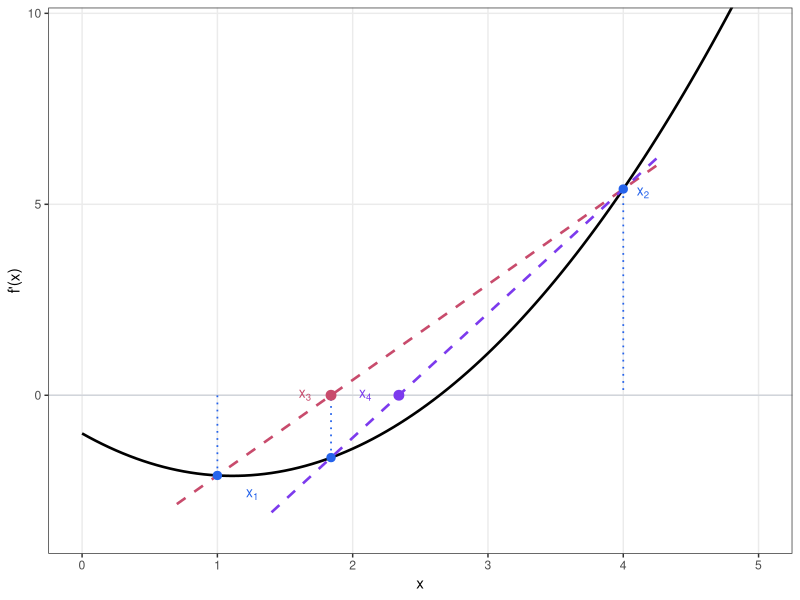

This chart was generated by the following R code:
# Used in: slides/03-univopt/03-further.tex
#
# Two iterations of the secant method applied to f' in a single plot.

library(ggplot2)

dir.create("../figure", recursive = TRUE, showWarnings = FALSE)

palette = list(
  curve = "black",
  secant1 = "#C84B6C",
  secant2 = "#7C3AED",
  points = "#2563EB",
  zeroline = "#D1D5DB"
)

f_prime = function(x) 0.9 * x^2 - 2 * x - 1

secant_step = function(xa, xb) {
  fa = f_prime(xa)
  fb = f_prime(xb)
  xb - fb * (xb - xa) / (fb - fa)
}

x1 = 1.0
x2 = 4.0
x3 = secant_step(x1, x2) # ≈ 1.667
x4 = secant_step(x2, x3) # ≈ 2.091

make_secant_fn = function(xa, xb) {
  fa = f_prime(xa)
  fb = f_prime(xb)
  slope = (fb - fa) / (xb - xa)
  intercept = fa - slope * xa
  function(x) slope * x + intercept
}

secant1 = make_secant_fn(x1, x2)
secant2 = make_secant_fn(x2, x3)

x_range = c(0.0, 5.0)
y_lim = c(-3.5, 9.5)

p = ggplot() +
  geom_hline(yintercept = 0, colour = palette$zeroline, linewidth = 0.5) +
  # f' curve
  stat_function(fun = f_prime, xlim = x_range, linewidth = 0.9) +
  # Step 1 secant: through (x1, f'(x1)) and (x2, f'(x2))
  stat_function(fun = secant1, xlim = c(0.7, 4.3), colour = palette$secant1, linetype = "dashed", linewidth = 0.9) +
  # Step 2 secant: through (x2, f'(x2)) and (x3, f'(x3))
  stat_function(fun = secant2, xlim = c(1.4, 4.3), colour = palette$secant2, linetype = "dashed", linewidth = 0.9) +
  # Drop lines for evaluation points
  geom_segment(
    aes(x = x1, xend = x1, y = f_prime(x1), yend = 0),
    colour = palette$points,
    linetype = "dotted",
    linewidth = 0.6
  ) +
  geom_segment(
    aes(x = x2, xend = x2, y = f_prime(x2), yend = 0),
    colour = palette$points,
    linetype = "dotted",
    linewidth = 0.6
  ) +
  geom_segment(
    aes(x = x3, xend = x3, y = f_prime(x3), yend = 0),
    colour = palette$points,
    linetype = "dotted",
    linewidth = 0.6
  ) +
  # Points on f' curve
  geom_point(aes(x = x1, y = f_prime(x1)), colour = palette$points, size = 2.5) +
  geom_point(aes(x = x2, y = f_prime(x2)), colour = palette$points, size = 2.5) +
  geom_point(aes(x = x3, y = f_prime(x3)), colour = palette$points, size = 2.5) +
  # New proposals on x-axis
  geom_point(aes(x = x3, y = 0), colour = palette$secant1, size = 3) +
  geom_point(aes(x = x4, y = 0), colour = palette$secant2, size = 3) +
  # Labels on the f' curve
  annotate(
    "text",
    x = x1 + 0.3,
    y = f_prime(x1) - 0.5,
    label = "x[1]",
    colour = palette$points,
    size = 3.5,
    parse = TRUE,
    hjust = 1
  ) +
  annotate(
    "text",
    x = x2 + 0.1,
    y = f_prime(x2) - 0.1,
    label = "x[2]",
    colour = palette$points,
    size = 3.5,
    parse = TRUE,
    hjust = 0
  ) +
  # Labels for new proposals below x-axis
  annotate(
    "text",
    x = x3 - 0.15,
    y = 0,
    label = "x[3]",
    colour = palette$secant1,
    size = 3.5,
    parse = TRUE,
    hjust = 1
  ) +
  annotate(
    "text",
    x = x4 - 0.25,
    y = 0,
    label = "x[4]",
    colour = palette$secant2,
    size = 3.5,
    parse = TRUE
  ) +
  coord_cartesian(xlim = x_range, ylim = y_lim) +
  labs(x = "x", y = "f'(x)") +
  theme_bw(base_size = 11) +
  theme(panel.grid.minor = element_blank())

ggsave("../figure/secant.pdf", plot = p, width = 4, height = 3)
